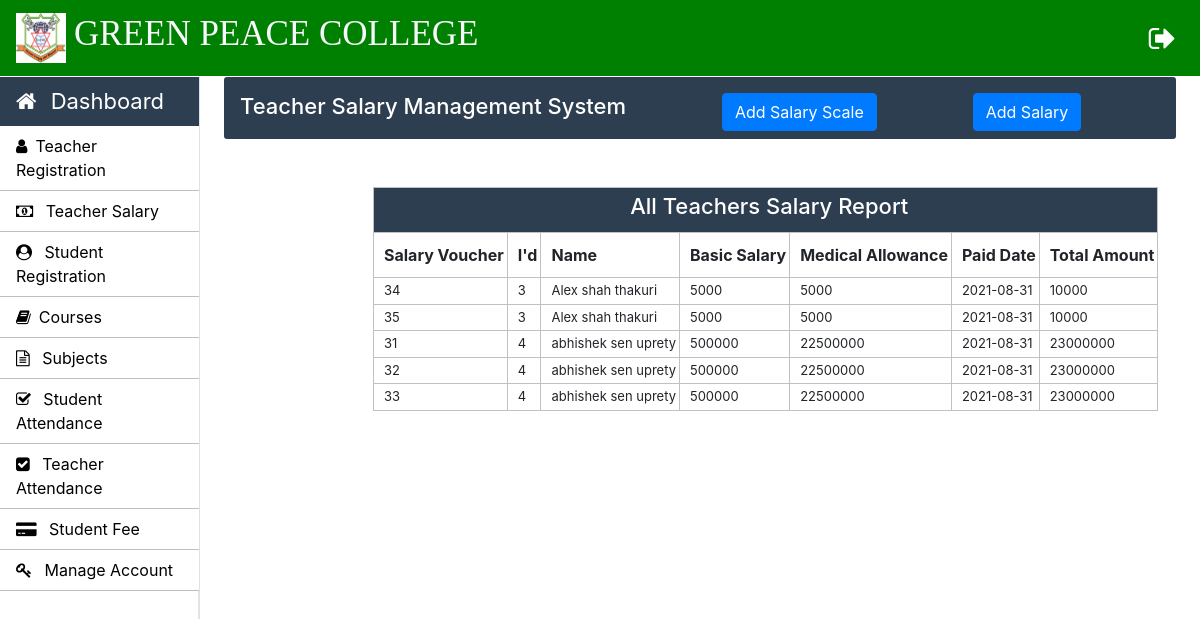
Page /Admin/teacher-salary.php (signed in) on the committed database.
### tables this page shows
CREATE TABLE `teacher_salary_allowances` (
  `teacher_id` int(11) NOT NULL,
  `basic_salary` int(11) NOT NULL,
  `medical_allowance` int(11) NOT NULL
);

CREATE TABLE `teacher_salary_report` (
  `salary_id` int(11) NOT NULL,
  `teacher_id` int(11) NOT NULL,
  `total_amount` int(11) NOT NULL,
  `status` varchar(11) NOT NULL,
  `paid_date` timestamp NOT NULL DEFAULT current_timestamp() ON UPDATE current_timestamp()
);

CREATE TABLE `teacher_info` (
  `teacher_id` int(11) NOT NULL,
  `first_name` varchar(30) NOT NULL,
  `middle_name` varchar(30) NOT NULL,
  `last_name` varchar(30) NOT NULL,
  `father_name` varchar(50) NOT NULL,
  `email` varchar(30) NOT NULL,
  `phone_no` varchar(11) NOT NULL,
  `profile_image` blob NOT NULL,
  `teacher_status` varchar(10) NOT NULL,
  `application_status` varchar(10) NOT NULL,
  `dob` varchar(15) NOT NULL,
  `other_phone` int(11) NOT NULL,
  `gender` varchar(10) NOT NULL,
  `permanent_address` varchar(100) NOT NULL,
  `current_address` varchar(100) NOT NULL,
  `place_of_birth` varchar(50) NOT NULL,
  `state` varchar(20) NOT NULL,
  `hire_date` varchar(10) NOT NULL
);

### Admin/teacher-salary.php (the view, shortened to what this page needs)
<?php
		require_once "../connection/connection.php";
	?>
<!doctype html>
<html lang="en">
	<head>
	</head>
	<body>
		<?php include('../common/common-header.php') ?>
		<?php include('../common/admin-sidebar.php') ?>
		<main role="main" class="col-xl-10 col-lg-9 col-md-8 ml-sm-auto px-md-4 w-100">
			<div class="sub-main">
				<div class="text-center d-flex flex-wrap flex-md-nowrap pt-3 pb-2 mb-3 text-white admin-dashboard pl-3">
					<div class="d-flex">
						<h4 class="mr-5">Teacher Salary Management System </h4>
						<button type="button" class="btn btn-primary ml-5 mr-5" data-toggle="modal" data-target=".bd-example-modal-lg">Add Salary Scale</button>
						<button type="button" class="btn btn-primary ml-5" data-toggle="modal" data-target=".add_salary">Add Salary</button>
					</div>
				</div>
				<div class="row">
					<div class="col-md-12 ml-2">
						<section class=" mt-3">
							<div class="row">
								<div class="col-md-8"></div>
								<div class="col-md-3 ml-5 ">
									<div class="col-md-12 pt-3 ml-5">
									</div>
								</div>
							</div>
							<div class="row">
								<div class="col-md-8"></div>
								<div class="col-md-3 ml-5 ">
									<div class="col-md-12 pt-3 ml-5">
									</div>
								</div>
							</div>
							<div class="row">
								<div class="col-md-12">
									<table class="w-100 table-elements table-three-tr" cellpadding="3">
										<tr class="table-tr-head table-three text-white">
											<td colspan="9" class=" text-center text-white"><h4>All Teachers Salary Report</h4></td>
										</tr>
										<tr class="table-tr-head">
											<th>Salary Voucher</th>
											<th>I'd</th>
											<th>Name</th>
											<th>Basic Salary</th>
											<th>Medical Allowance</th>
											<th>Paid Date</th>
											<th>Total Amount</th>
										</tr>
										<?php
											$query="select tsr.teacher_id,ti.first_name,middle_name,last_name,salary_id,basic_salary,medical_allowance,Date(paid_date) as paid_date,total_amount from teacher_salary_allowances tsa inner join teacher_salary_report tsr on tsa.teacher_id=tsr.teacher_id inner join teacher_info ti on ti.teacher_id=tsr.teacher_id";
											$run=mysqli_query($con,$query);
											while ($row=mysqli_fetch_array($run)) { ?>
												<tr>
													<td><?php echo $row['salary_id'] ?></td>
													<td><?php echo $row['teacher_id'] ?></td>
													<td><?php echo $row["first_name"]." ".$row["middle_name"]." ".$row["last_name"] ?></td>
													<td><?php echo $row['basic_salary'] ?></td>
													<td><?php echo ($row['basic_salary']*($row['medical_allowance']/100)) ?></td>
													<td><?php echo $row['paid_date'] ?></td>
													<td><?php echo $row['total_amount'] ?></td>
												</tr>
											<?php
											}
										?>
									</table>
								</div>
							</div>
						</section>
					</div>
				</div>
			</div>
		</main>
	</body>
</html>

### Css/style.css (style rules this page uses)
h4 { font-size: 22px; }
.admin-dashboard { margin-top: 1px !important; background: #2c3e50 !important; border-radius: 3px; }
.table-elements tr, td, th { font-size: 13px; border: 1px solid rgb(194, 193, 193); padding-left: 10px !important; }
.table-three { background: #2c3e50 !important; }
.table-tr-head { height: 45px !important; padding: 10px !important; margin-top: 5px !important; }
.table-font-for-transcript td, th { font-size: 16px !important; }

### rows in the picture
teacher_salary_allowances: teacher_salary_report.salary_id "34", teacher_salary_report.teacher_id "3", teacher_info.first_name "Alex", teacher_info.middle_name "shah", teacher_info.last_name "thakuri", basic_salary "5000", $row['basic_salary']*($row['medical_allowance']/100) "5000", paid_date "2021-08-31", teacher_salary_report.total_amount "10000", teacher_salary_report.salary_id "35"
teacher_salary_allowances: teacher_salary_report.salary_id "31", teacher_salary_report.teacher_id "4", teacher_info.first_name "abhishek", teacher_info.middle_name "sen", teacher_info.last_name "uprety", basic_salary "500000", $row['basic_salary']*($row['medical_allowance']/100) "22500000", paid_date "2021-08-31", teacher_salary_report.total_amount "23000000", teacher_salary_report.salary_id "32", teacher_salary_report.salary_id "33"
